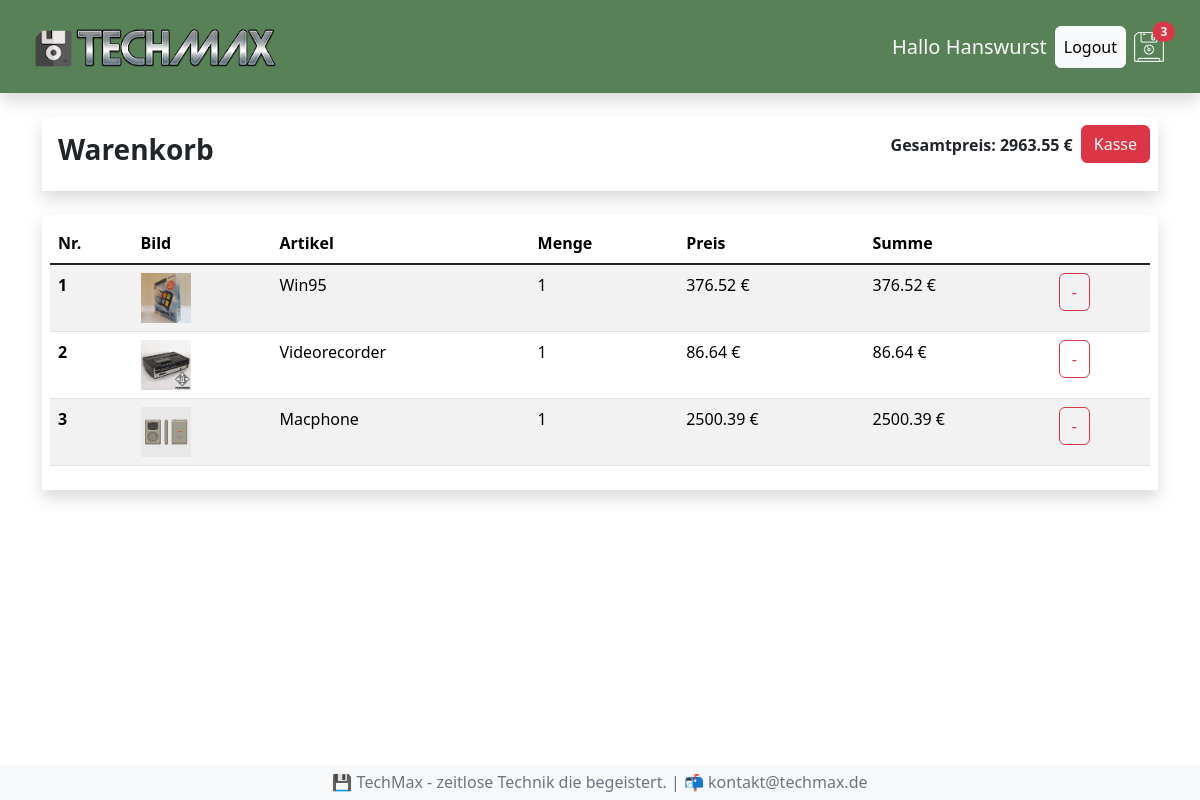
The app's page /warenkorb/ (signed in) with its own data.
### shop/models.py (models this page shows, shortened)
class Bestellung(models.Model):
  kunde = models.ForeignKey(Kunde, on_delete=models.SET_NULL, null=True, blank=True)
  bestelldatum = models.DateTimeField(auto_now_add=True)
  erledigt = models.BooleanField(default=False, null=True, blank=True)
  auftrags_id = models.CharField(max_length=100, null=True)
  @property
  def get_gesamtpreis(self):
    bestellteartikels = self.bestellteartikell_set.all()
    gesamtpreis = sum(artikel.get_summe for artikel in bestellteartikels)
    return gesamtpreis
  def get_gesamtmenge(self):
    bestellteartikels = self.bestellteartikell_set.all()
    gesamtmenge = sum(artikel.menge for artikel in bestellteartikels)
    return gesamtmenge

class BestellteArtikell(models.Model):
  artikel = models.ForeignKey(Artikel, on_delete=models.SET_NULL, null=True, blank=True)
  bestellung = models.ForeignKey(Bestellung, on_delete=models.SET_NULL, null=True, blank=True)
  menge = models.IntegerField(default=0, null=True, blank=True)
  datum = models.DateTimeField(auto_now_add=True)
  @property
  def get_summe(self):
    summe = self.artikel.preis * self.menge
    return summe

class Artikel(models.Model):
  name = models.CharField(max_length=64, null=True)
  beschreibung = models.TextField(null=True, blank=True)
  preis = models.FloatField()
  img = models.ImageField(null=True, blank=True)

### shop/views.py (the view)
# urls.py: path('warenkorb/', views.warenkorb, name='warenkorb'),
def warenkorb(request):
  ctx = berechnungBestellung(request)
  return render(request, 'shop/warenkorb.html', ctx)

### shop/context_processors.py (called while the page is built)
def warenkorb_anzahl(request):
  if request.user.is_authenticated:
    kunde = request.user.kunde
    bestellung, created = Bestellung.objects.get_or_create(kunde = kunde, erledigt = False)
    if bestellung:
      menge = bestellung.get_gesamtmenge
    else:
      menge = 0
  else:
    menge = 0
  return {'menge': menge}

### shop/views.py (called while the page is built)
def berechnungBestellung(request):
  if request.user.is_authenticated:
    kunde = request.user.kunde
    bestellung, created = Bestellung.objects.get_or_create(kunde = kunde, erledigt = False)
    artikels = bestellung.bestellteartikell_set.all()
  else:
    artikels = []
    bestellung = []
  ctx = {"artikels": artikels, "bestellung":bestellung}
  return ctx

### shop/templates/shop/warenkorb.html (shortened to what this page needs)
{% extends "shop/index.html" %}
{% load static %}
{% block content %}
{% if artikels %}
<div class="row mt-4">
  <div class="col-12">
    <div class="shadow p-2 mb-4">
      <div class="d-flex">
        <h3 class="me-auto fw-bold p-2">Warenkorb</h3>
        <p class="fw-bold p-2">Gesamtpreis: {{ bestellung.get_gesamtpreis | floatformat:2 }} €</p>
        <p><a href="{% url 'kasse' %}" class="btn btn-danger">Kasse</a></p>
      </div>
    </div>
  </div>
  <div class="col-12">
    <div class="shadow p-2 mb-4">
      <table class="table table-striped table-hover">
        <thead>
          <tr>
            <th scope="col">Nr.</th>
            <th scope="col">Bild</th>
            <th scope="col">Artikel</th>
            <th scope="col">Menge</th>
            <th scope="col">Preis</th>
            <th scope="col">Summe</th>
          </tr>
        </thead>
        <tbody class="table-group-divider">
          {% for artikel in artikels %}
          <tr>
            <th scope="row">{{ forloop.counter }}</th>
            <td><img src="{{ artikel.artikel.img.url }}" width="50px" height="auto"></td>
            <td>{{ artikel.artikel.name }}</td>
            <td>{{ artikel.menge }}</td>
            <td>{{ artikel.artikel.preis | floatformat:2 }} €</td>
            <td>{{ artikel.get_summe | floatformat:2 }} €</td>
            <td><button data-artikel={{ artikel.artikel.id }} data-action="entfernen" class="btn btn-outline-danger warenkorb-bestellen">-</button></td>
          </tr>
          {% endfor %}
        </tbody>
      </table>
    </div>
  </div>
</div>
{% else %}
<h2>Warenkorb</h2>
<p>Dein Warenkorb ist leer.</p>
{% endif %}
{% endblock content %}

### shop/templates/shop/menu.html
{% load static %}
<nav class="navbar shadow sticky-top p-3 mb-4" style="background-color: #588157;">
  <div class="container-fluid">
    <a class="navbar-brand link-light" href="{% url 'shop' %}"><img src="{% static 'img/logo.png' %}" alt="TechMax"></a>
    <div class="d-flex align-items-center">
      {% if request.user.is_authenticated %}
        <h5 class="text-light m-2">Hallo {{request.user|title}}</h5>
        <a class="btn btn-light p-2" href="{% url 'logout' %}">Logout</a>
      {% else %}
        <a class="btn btn-light p-2" href="{% url 'login' %}">Login</a>
      {% endif %}
      <a class="nav-link p-2 link-light" href="{% url 'warenkorb' %}"><img src="{% static 'img/floppy.png' %}" alt="Warenkorb">
        {% if menge > 0 %}
        <span class="badge rounded-pill bg-danger position-absolute top-25 start-25 translate-middle">{{ menge }}</span>
        {% endif %}
      </a>
    </div>
  </div>
</nav>

### records on screen
Bestellung: id.menge "3", get_gesamtpreis "2963.55"
BestellteArtikell: artikel.img (picture), artikel.name "Win95", menge "1", artikel.preis "376.52", get_summe "376.52"
BestellteArtikell: artikel.img (picture), artikel.name "Videorecorder", menge "1", artikel.preis "86.64", get_summe "86.64"
BestellteArtikell: artikel.img (picture), artikel.name "Macphone", menge "1", artikel.preis "2500.39", get_summe "2500.39"

### other values on screen
{{ request.user|title }} "Hanswurst"
